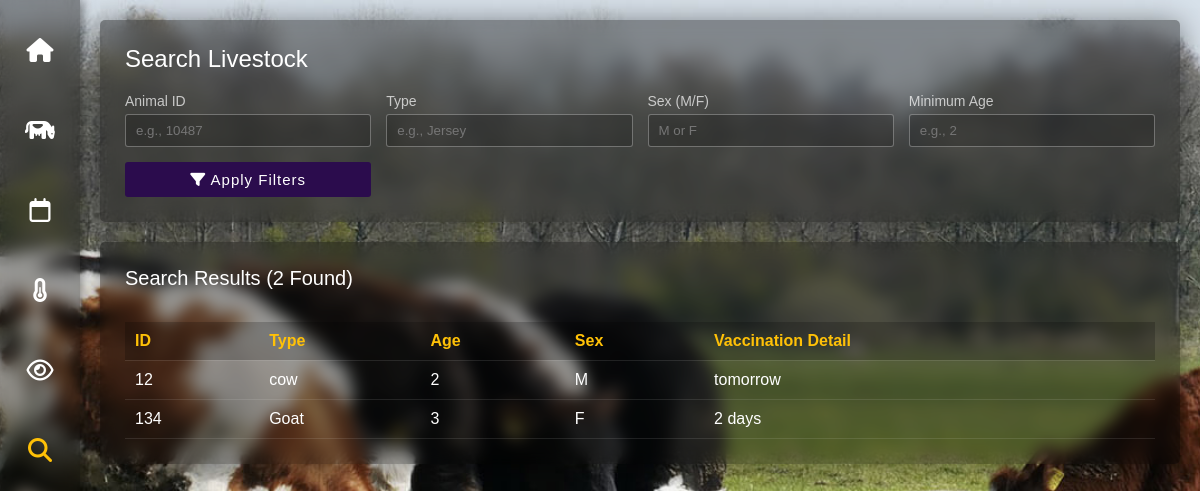
/animals/search/, run on the app's committed database.
### animals/models.py (models this page shows, shortened)
class Animal(models.Model):
    animal_id = models.CharField(max_length=100, unique=True)
    animal_type = models.CharField(max_length=50)
    age = models.IntegerField()
    sex = models.CharField(max_length=10)
    vaccination_detail = models.TextField()

### animals/views.py (the view, shortened to what this page needs)
# urls.py: path('search/', views.search_animal, name='search_livestock'),
def search_animal(request):
    animals = Animal.objects.all()
    query_set = {} # Dictionary to store filters applied
    context = {
        'animals': animals,
        'filters': query_set,
    }
    return render(request, 'search_animal.html', context)

### animals/templates/search_animal.html (shortened to what this page needs)
{% load static %}
<!DOCTYPE html>
<html lang="en">
<head>
    <link rel="stylesheet" href="https://cdnjs.cloudflare.com/ajax/libs/font-awesome/6.5.2/css/all.min.css" xintegrity="sha512-SnH5WK+bZxgPHs44uWIX+LLMDJ8uR0FMOQo2T8Y897E9uE9h/u0F9+5W1E9sW9uC1F1C1W1X1C1W1W1W1C1W1" />
</head>
<body>
    <div class="sidebar">
        <div class="nav-item">
            <a href="{% url 'accounts:home' %}"><i class="fa-solid fa-house"></i><span class="tooltip">Home</span></a>
        </div>
        <div class="nav-item">
            <a href="{% url 'animals:add_animal' %}"><i class="fas fa-cow"></i><span class="tooltip">Add Animal</span></a>
        </div>
        <div class="nav-item">
            <a href="#"><i class="fa-regular fa-calendar"></i><span class="tooltip">Vaccination Schedule</span></a>
        </div>
        <div class="nav-item">
            <a href="#"><i class="fas fa-thermometer-half"></i><span class="tooltip">Environmental Data</span></a>
        </div>
        <div class="nav-item">
            <a href="#"><i class="fa-regular fa-eye"></i><span class="tooltip">Anomalies</span></a>
        </div>
        <div class="nav-item">
            <a href="{% url 'animals:search_livestock' %}"><i class="fas fa-search" style="color: #ffc107;"></i><span class="tooltip">Search Livestock</span></a>
        </div>
    </div>
    <div class="main-content">
        <div class="search-container">
            <h1>Search Livestock</h1>
            <form method="POST" class="search-form">
                <div class="form-group">
                    <label for="animal_id">Animal ID </label>
                    <input type="text" id="animal_id" name="animal_id" placeholder="e.g., 10487">
                </div>
                <div class="form-group">
                    <label for="type">Type</label>
                    <input type="text" id="type" name="type" placeholder="e.g., Jersey">
                </div>
                <div class="form-group">
                    <label for="sex">Sex (M/F)</label>
                    <input type="text" id="sex" name="sex" placeholder="M or F">
                </div>
                <div class="form-group">
                    <label for="age_min">Minimum Age</label>
                    <input type="number" id="age_min" name="age_min" placeholder="e.g., 2">
                </div>
                <button type="submit" class="search-btn">
                    <i class="fas fa-filter"></i> Apply Filters
                </button>
            </form>
        </div>
        <div class="results-container">
            <h2>Search Results ({{ animals|length }} Found)</h2>
            {% if animals %}
                <div style="overflow-x: auto;">
                    <table class="results-table">
                        <thead>
                            <tr>
                                <th>ID</th>
                                <th>Type</th>
                                <th>Age</th>
                                <th>Sex</th>
                                <th>Vaccination Detail</th>
                            </tr>
                        </thead>
                        <tbody>
                            {% for animal in animals %}
                                <tr>
                                    <td data-label="ID">{{ animal.animal_id }}</td>
                                    <td data-label="Type">{{ animal.animal_type }}</td>
                                    <td data-label="Age">{{ animal.age }}</td>
                                    <td data-label="Sex">{{ animal.sex }}</td>
                                    <td data-label="Vax Detail">{{ animal.vaccination_detail }}</td>
                                </tr>
                            {% endfor %}
                        </tbody>
                    </table>
                </div>
            {% elif request.method == 'POST' and not messages %}
                <p style="text-align: center; margin-top: 30px; font-style: italic; color: rgba(255, 255, 255, 0.7);">
                    No animals matched the applied filters.
                </p>
            {% else %}
                <p style="text-align: center; margin-top: 30px; font-style: italic; color: rgba(255, 255, 255, 0.7);">
                    Enter criteria above to start searching your livestock data.
                </p>
            {% endif %}
        </div>
    </div>
</body>
</html>

### data on the page
Animal: animal_id "12", animal_type "cow", age "2", sex "M", vaccination_detail "tomorrow"
Animal: animal_id "134", animal_type "Goat", age "3", sex "F", vaccination_detail "2 days"

### other printed values
{{ animals|length }} "2"
